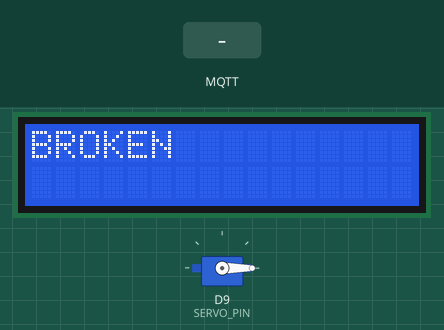
Bench run of a sketch on a simulated Arduino MKR. On the bench: servo, 16×2 character LCD. Inputs (shaded band) come from the test bench. WiFi joins after 1.5 s; servers stay silent unless stated; no MQTT or app messages arrive unless stated; what the sketch prints to the serial monitor is not drawn.

Above: at 4.4 s.
4.5 s: MQTT message "," arrives on the first subscribed topic
At 5.8 s:
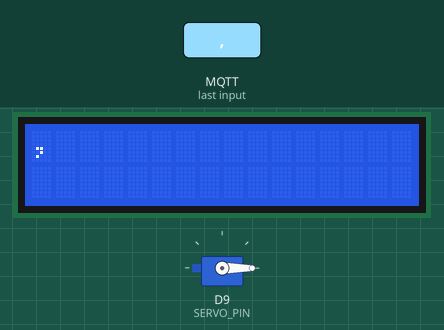
6.8 s: MQTT message "90" arrives on the third subscribed topic
At 8.8 s:
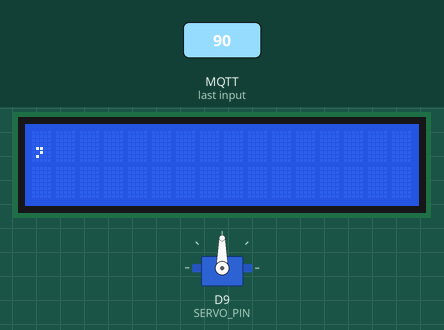
9.1 s: MQTT message "200" arrives on the third subscribed topic
At 10.1 s:
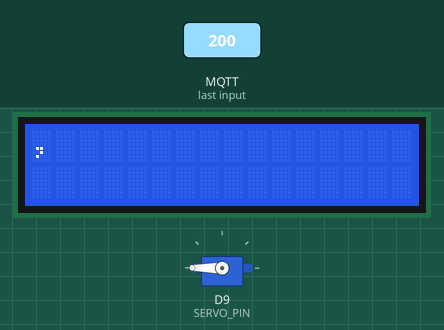
10.7 s: MQTT message "15" arrives on the first subscribed topic
At 11.5 s:
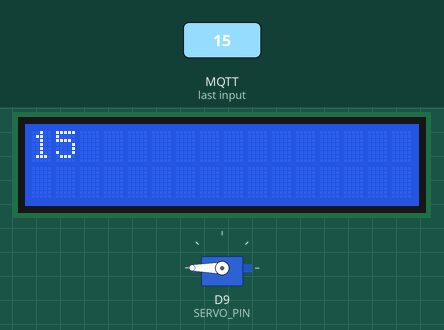
Timing chart, 0 to 13.4 s (numbered marks = the images above; inputs shaded):
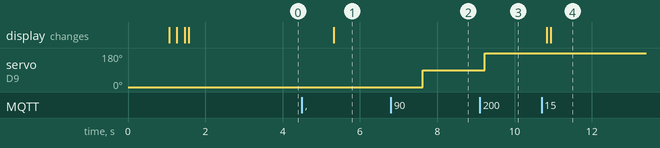

The sketch:

project_2.ino
```cpp
#include <SPI.h>
#include <WiFi101.h>
#include <Servo.h>
#include <LiquidCrystal.h>
#include <PubSubClient.h>

Servo servo;
LiquidCrystal lcd(0, 1, 5, 4, 3, 2);
const int SERVO_PIN = 9;
const int SERVO_ANGLE_MULT = 12;

//-------------------------------------
WiFiClient wifiClient;
int status = WL_IDLE_STATUS;
char* ssid = "WIFI--SSID";
char* password ="WIFI--PASSWORD";

PubSubClient mqttClient(wifiClient);
char* username = "lhbrando";
char* mqtt_server = "broker.hivemq.com";
char* topic_lcd = "uark/csce5013/lhbrando/lcd";
char* topic_phrase = "uark/csce5013/lhbrando/phrase";
char* topic_angles = "uark/csce5013/lhbrando/angles";
char* init_communication_message = "HELLO";
char* brokenMessage = "BROKEN";

//------------------------------

int const angles_array_size = 36;
int angles[angles_array_size];

//String decodedMessage = "";

// Initializes all the things (servo, lcd, wifi, and mqtt client)
void setup() {
  delay(1000);
  Serial.begin(9600);

  servo.attach(SERVO_PIN);
  servo.write(0);
  lcd.begin(16, 2);
  lcdDisplayMessage(brokenMessage);

  resetAnglesArray();

  setup_wifi();

  mqttClient.setServer(mqtt_server, 1883);
  mqttClient.setCallback(messageReceivedCallback);

  // Connect to MQTT Server
  reconnect();

  //Start off communication with server by sending HELLO
  publishPhrase(init_communication_message);
}

// Reconnect to mqttClient
void reconnect() {
  Serial.print("WiFi Connected: ");
  Serial.println(WiFi.status() == WL_CONNECTED);

  while (!mqttClient.connected()) {

    Serial.println("Attempting MQTT connection...");

    // Attempt to connect
    if (mqttClient.connect(username)) {
      Serial.println("Connected. Now subscribing...");
      boolean lcdSuccess = mqttClient.subscribe(topic_lcd);
      boolean phraseSuccess = mqttClient.subscribe(topic_phrase);
      boolean anglesSuccess = mqttClient.subscribe(topic_angles);
      Serial.print("Subbed to Lcd: ");
      Serial.println(lcdSuccess);
      Serial.print("Subbed to Phrase: ");
      Serial.println(phraseSuccess);
      Serial.print("Subbed to Angles: ");
      Serial.println(anglesSuccess);

    } else {
      Serial.println("Connection failed, try again in 5 seconds");
      // Wait 5 seconds before retrying
      delay(5000);
    }
  }
}

void loop() {
  delay(1000);

  // Reconnect if connection is lost
  if (!mqttClient.connected()) {
    reconnect();
  }

  mqttClient.loop();

  delay(100);
}

// This callback was configured to be invoked whenever a message is received from the MQTT broker
void messageReceivedCallback(char* topic, byte* message, unsigned int length) {
  Serial.print("Message arrived on topic: ");
  Serial.print(topic);
  Serial.print(". Message: ");
  String messageTemp;
  char messageTempCharArray[length];

  // Read the message into messageTemp
  for (int i = 0; i < length; i++) {
    Serial.print((char)message[i]);
    messageTemp += (char)message[i];
  }
  Serial.println("");

  // Determine what to do with the message
  if (String(topic) == topic_phrase) {
    if(messageTemp.equals(init_communication_message)){
        lcdDisplayMessage(brokenMessage);
    }

    // Got the secret phrase
  } else if (String(topic) == topic_angles) {

    // Decode the angles
    decodeAngles(messageTemp);
    displayHex();
    //hexToAscii();

    // Convert the decoded message into a char array and send back automatically
    //char phrase[decodedMessage.length()+1];
    //decodedMessage.toCharArray(phrase, decodedMessage.length()+1);

    //publishPhrase(phrase);
  } else if (String(topic) == topic_lcd) {

    lcdDisplayMessage(messageTemp);

  } else {
    Serial.println("Whoops! I received a message from a topic that I am not supposed to be subscribed to.");
  }
}

// Displays the given string onto the LCD display
void lcdDisplayMessage(String message) {
  Serial.print("Printing \"");
  Serial.print(message);
  Serial.println("\" to LCD");
  int lengthOnCurrentLine = 0;

  lcd.clear();
  lcd.setCursor(0,0);

  for(int i = 0; i < message.length(); i++){
    // Autoscrolling when approacting end of line
    if(lengthOnCurrentLine == 15){
      lcd.autoscroll();
    }

    // Goes to next line when seeing new line character
    if(message.charAt(i) == '\n'){
      lcd.home();
      lcd.setCursor(0,1);
      lcd.noAutoscroll();
      lengthOnCurrentLine = 0;
      continue;
    }

    Serial.print(message[i]);
    lcd.print(message[i]);
    lengthOnCurrentLine++;

    delay(100);
  }
}

// This method is responsible for handling the moving of the servo (Pathfinder) when a message is received
void displayHex() {
  for (int i = 0; i < angles_array_size; i++) {
    Serial.print(angles[i]);
    Serial.print(",");
  }

  Serial.println("");

  for (int i = 0; i < angles_array_size; i++) {
    if (angles[i] == -1)
      return;

    servo.write(angles[i]);
    Serial.print("moving servo to ");
    Serial.println(angles[i]);

    delay(500);
  }
}

// Helper function for decoding the comma separated angles sent from server into an array of integers
void decodeAngles(String message) {
  resetAnglesArray();

  int currentAngleNum = 0;
  String currentValue = "";

  for (int i = 0; i <= message.length(); i++) {
    if(i == message.length()){
       angles[currentAngleNum] = currentValue.toInt();
       return;
    }

    // Ignore spaces
    if (message[i] == ' ')
      continue;

    if (message[i] == ',' || i == message.length()) {
      angles[currentAngleNum] = currentValue.toInt();
      //Serial.println(currentValue);
      currentValue = "";
      currentAngleNum++;
    } else {
      currentValue.concat(message[i]);
    }
  }

}

// Publishes whatever is passed in to the phrase topic
void publishPhrase(char phrase[]) {
  Serial.print("Publishing the phrase: ");
  Serial.println(phrase);
  boolean success = mqttClient.publish(topic_phrase, phrase);
  Serial.print("Pub success: ");
  Serial.println(success);
}

// Connect to wifi
void setup_wifi() {
  while (status != WL_CONNECTED) {
      Serial.print("Attempting connection");
      status = WiFi.begin(ssid, password);
      Serial.println(".");
  }

  Serial.println("");
  Serial.println("WiFi connected");
  Serial.print("IP address: ");
  Serial.println(WiFi.localIP());
}

// Makes all entries in the angles array -1
void resetAnglesArray() {
  for (int i = 0; i < angles_array_size; i++) {
    angles[i] = -1;
  }
}

// This function uses the angles that were went from broker and converted to ascii
//void hexToAscii(){
//  // Each ascii character is made up of 2 hex values
//  // We get these hex values by dividing the angle by 12 (16 evenly spaced over 180 degrees)
//  decodedMessage = "";
//  int firstHex;
//  int secondHex;
//  int decimalVal;
//
//  for(int i=0; i < angles_array_size; i+=2){
//    if(angles[i]!= -1){
//      Serial.print(angles[i]);
//      Serial.print(",");
//      Serial.print(angles[i+1]);
//
//      //reset values
//      firstHex = 0;
//      secondHex = 0;
//      decimalVal = 0;
//
//      firstHex = angles[i]/SERVO_ANGLE_MULT;
//      secondHex = angles[i+1]/SERVO_ANGLE_MULT;
//
//      // Interpret the hex values into an ASCII decimal value
//      decimalVal = (firstHex * 16) + (secondHex);
//
//      decodedMessage.concat(char(decimalVal));
//      Serial.println(decodedMessage);
//    }
//  }
//
//  Serial.println("Finished decoding message");
//}
```

Measured:
- after the input at 4.5 s, the display: changes after 0.82 s (image 1)
- after the input at 6.8 s, servo on D9 (SERVO_PIN): 0° → 90° after 0.83 s
- after the input at 9.1 s, servo on D9 (SERVO_PIN): 90° → 180° after 0.13 s
- after the input at 10.7 s, the display: first changes after 0.13 s (image 4 shows a later state)
